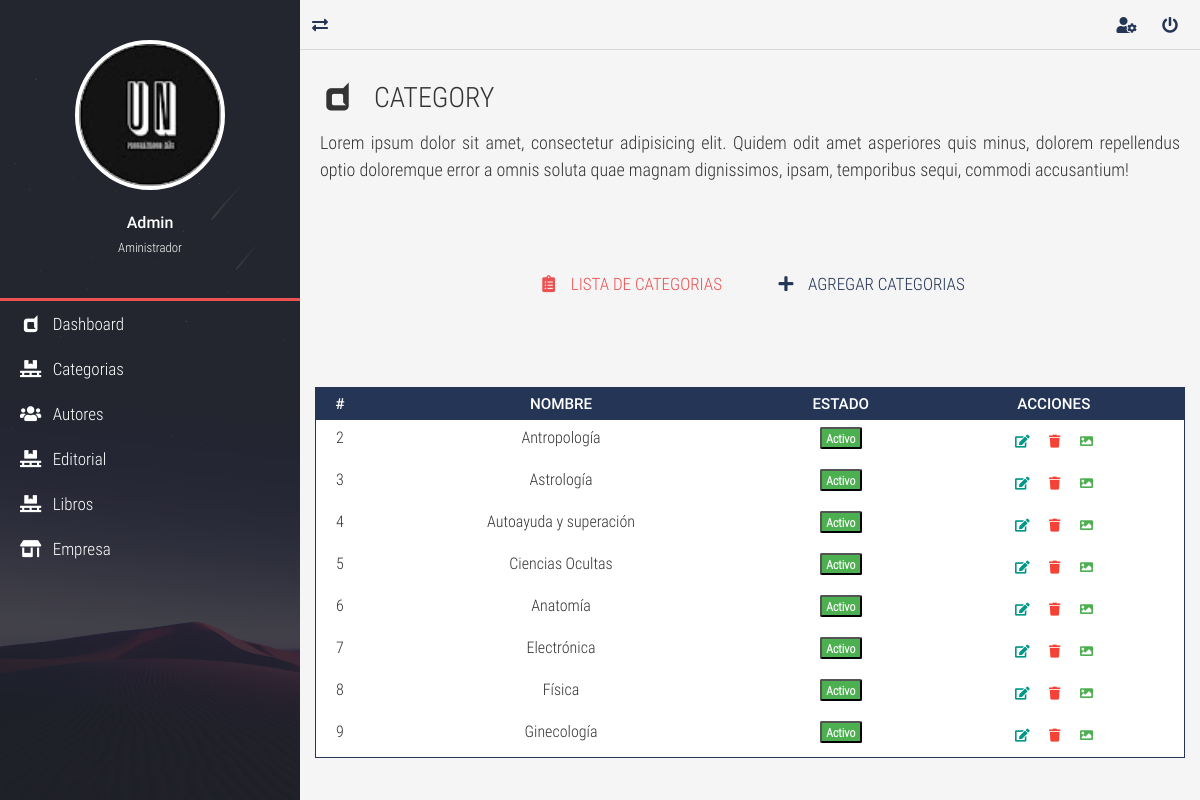
The page /view/category/mostrar.php (signed in) on the database its author committed.
### tables this page shows
CREATE TABLE `category` (
  `id_cate` int(11) NOT NULL,
  `nomcate` varchar(100) NOT NULL,
  `foto` varchar(255) NOT NULL,
  `estado` char(1) NOT NULL,
  `fechare` timestamp NOT NULL DEFAULT current_timestamp() ON UPDATE current_timestamp()
);

### view/category/mostrar.php (the view, shortened to what this page needs)
<!DOCTYPE html>
<html lang="es">
<head>
	<link rel="stylesheet" href="../../assets/css/normalize.css">
	<link rel="stylesheet" href="../../assets/css/bootstrap.min.css">
	<link rel="stylesheet" href="../../assets/css/bootstrap-material-design.min.css">
	<link rel="stylesheet" href="../../assets/css/all.css">
	<link rel="stylesheet" href="../../assets/css/sweetalert2.min.css">
	<link rel="stylesheet" href="../../assets/css/jquery.mCustomScrollbar.css">
	<link rel="stylesheet" href="../../assets/css/style.css">
</head>
<body onload="startTime()">
	<main class="full-box main-container">
		<section class="full-box nav-lateral">
			<div class="full-box nav-lateral-content">
				<figure class="full-box nav-lateral-avatar">
					<img src="../../assets/img/avatar/louito.png" class="img-fluid" alt="Avatar">
					<figcaption class="roboto-medium text-center">
						<?php echo ucfirst($_SESSION['nombre']); ?> <br><small class="roboto-condensed-light">Aministrador</small>
					</figcaption>
				</figure>
				<div class="full-box nav-lateral-bar"></div>
				<nav class="full-box nav-lateral-menu">
					<ul>
						<li>
							<a href="../admin/admin.php"><i class="fab fa-dashcube fa-fw"></i> &nbsp; Dashboard</a>
						</li>
						<li>
							<a href="mostrar.php"><i class="fas fa-pallet fa-fw"></i> &nbsp; Categorias</a>
						</li>
						<li>
							<a href="../autores/mostrar.php"><i class="fas fa-users fa-fw"></i> &nbsp; Autores</a>
						</li>
						<li>
							<a href="../editorial/mostrar.php"><i class="fas fa-pallet fa-fw"></i> &nbsp; Editorial</a>
						</li>
						<li>
							<a href="../libro/mostrar.php"><i class="fas fa-pallet fa-fw"></i> &nbsp; Libros</a>
						</li>
						<li>
							<a href="#"><i class="fas fa-store-alt fa-fw"></i> &nbsp; Empresa</a>
						</li>
					</ul>
				</nav>
			</div>
		</section>
		<section class="full-box page-content">
			<nav class="full-box navbar-info">
				<a href="#" class="float-left show-nav-lateral">
					<i class="fas fa-exchange-alt"></i>
				</a>
				<a href="#">
					<i class="fas fa-user-cog"></i>
				</a>
				<a href="#" class="btn-exit-system">
					<i class="fas fa-power-off"></i>
				</a>
			</nav>
			<div class="full-box page-header">
				<h3 class="text-left">
					<i class="fab fa-dashcube fa-fw"></i> &nbsp; CATEGORY
				</h3>
				<p class="text-justify">
					Lorem ipsum dolor sit amet, consectetur adipisicing elit. Quidem odit amet asperiores quis minus, dolorem repellendus optio doloremque error a omnis soluta quae magnam dignissimos, ipsam, temporibus sequi, commodi accusantium!
				</p>
			</div>
			<div class="container-fluid">
				<ul class="full-box list-unstyled page-nav-tabs">
					<li>
						<a class="active" href="#"><i class="fas fa-clipboard-list fa-fw"></i> &nbsp; LISTA DE CATEGORIAS</a>
					</li>
					<li>
						<a href="nuevo.php"><i class="fas fa-plus fa-fw"></i> &nbsp; AGREGAR CATEGORIAS</a>
					</li>
				</ul>
			</div>
			<div class="container-fluid">
				<div class="table-responsive">
				<?php
$con = connect();
$sql = "select * from category";
$query  =$con->query($sql);
$data =  array();
if($query){
	while($r = $query->fetch_object()){
		$data[] = $r;
	}
}
?>
<br><br>
<?php if(count($data)>0):?>
	<table class="table table-dark table-sm">
		<thead>
			<tr class="text-center roboto-medium">
				<th>#</th>
				<th>NOMBRE</th>
				<th>ESTADO</th>
				<th>ACCIONES</th>
			</tr>
		</thead>
		<tbody>
			<?php foreach($data as $d):?>
		<tr class="text-center">
			<td><?php echo $d->id_cate; ?></td>
			<td><?php echo $d->nomcate; ?></td>
			<td>
		 <?php if($d->estado==1)  { ?>
		<form  method="get" action="javascript:activo('<?php echo $d->id_cate; ?>')">
		<strong>	<button type="submit" class="badge badge-success">Activo</strong></button>
		</form>
			<?php  }   else {?>
			 <form  method="get" action="javascript:inactivo('<?php echo $d->id_cate; ?>')">
				<strong><button type="submit" class="badge badge-danger">Inactivo</strong></button>
			</form>
		<?php  } ?>
			</td>
			<td>
		<a href="#edit_<?php echo $d->id_cate; ?>" title="Editar datos" data-backdrop="false" class="btn btn-primary btn-sm" data-toggle="modal"><span class="fas fa-edit" aria-hidden="true"></span></a>
		<a href="#delete_<?php echo $d->id_cate; ?>" title="Eliminar" data-backdrop="false" class="btn btn-danger btn-sm" data-toggle="modal"><span class="fas fa-trash"></span></a>
		<a href="#file_<?php echo $d->id_cate; ?>" title="Imagen" data-backdrop="false" class="btn btn-success btn-sm" data-toggle="modal"><span class="fas fa-image"></span></a>
		</td>
		</tr>
		<?php endforeach; ?>
		<?php else:?>
			<p class="alert alert-warning">No hay datos</p>
		<?php endif; ?>
		</tbody>
	</table>
				</div>
			</div>
		</section>
	</main>
</body>
</html>

### assets/css/all.css (style rules this page uses)
.fa, .fas, .far, .fal, .fab { -moz-osx-font-smoothing: grayscale; -webkit-font-smoothing: antialiased; display: inline-block; font-style: normal; font-variant: normal; text-rendering: auto; line-height: 1; }
.fa-fw { text-align: center; width: 1.25em; }
.fa-clipboard-list:before { content: "\f46d"; }
.fa-dashcube:before { content: "\f210"; }
.fa-edit:before { content: "\f044"; }
.fa-exchange-alt:before { content: "\f362"; }
.fa-image:before { content: "\f03e"; }
.fa-pallet:before { content: "\f482"; }
.fa-plus:before { content: "\f067"; }
.fa-power-off:before { content: "\f011"; }
.fa-store-alt:before { content: "\f54f"; }
.fa-trash:before { content: "\f1f8"; }
.fa-user-cog:before { content: "\f4fe"; }
.fa-users:before { content: "\f0c0"; }
.fab { font-family: 'Font Awesome 5 Brands'; }
.fa, .fas { font-family: 'Font Awesome 5 Free'; font-weight: 900; }

### assets/css/style.css (style rules this page uses)
:root { --color-one: #F5F5F5; --color-two: #24292E; --color-three: #EC5252; --form-color: #14111A; --accent-color: #253556; --border-color: #D8D8D8; }
body,html { font-family: 'roboto_condensed_light'; width: 100vw; height: 100vh; background-color: var(--color-one); color: #333; font-size: 16px; }
.full-box { margin: 0; padding: 0; box-sizing: border-box; width: 100%; }
.page-header { padding: 30px 20px 60px 20px; }
.page-header > :nth-child(1) { padding-bottom: 7px; }
.page-header > :nth-child(2) { font-size: 18px; }
.page-nav-tabs { display: flex; justify-content: center; flex-wrap: wrap; margin-bottom: 30px; }
.page-nav-tabs li, .page-nav-tabs li a { height: 40px; line-height: 40px; }
.page-nav-tabs li { margin: 5px 20px; }
.page-nav-tabs li a { color: var(--accent-color); font-size: 17px; min-width: 200px; width: auto; display: block; text-align: center; user-select: none; transition: all .2s ease-in-out; border-bottom: 2px solid transparent; }
.page-nav-tabs li a.active { color: var(--color-three); cursor: none; pointer-events: none; }
.table .btn { margin-bottom: 0; }
.table thead th { color: #FFF; }
.table tbody tr { color: #333; transition: all .2s ease-in-out; }
.table-dark, .table { background-color: #fff; }
.table-dark { border: 1px solid var(--accent-color); }
.table-dark thead tr { background-color: var(--accent-color); }
.table-dark td, .table-dark thead th, .table-dark th { border: none; }
table form { margin-bottom: 0; }
.roboto-medium { font-family: 'roboto_medium_regular'; }
.roboto-condensed-light { font-family: 'roboto_condensed_light'; }
.main-container { height: 100%; position: absolute; top: 0; left: 0; overflow: hidden; }
.page-content, .nav-lateral { height: 100%; overflow: hidden; }
.page-content { position: relative; padding-left: 300px; transition: all .2s ease-in-out; padding-bottom: 20px; }
.nav-lateral { width: 300px; position: absolute; top: 0; left: 0; z-index: 1; transition: all .2s ease-in-out; background-image: url('../img/nav-font.jpg'); background-position: center center; background-size: cover; }
.nav-lateral-content { max-width: 300px; height: 100%; background-color: rgba(36, 41, 46, .8); }
.nav-lateral-bar { height: 3px; background-color: var(--color-three); }
.nav-lateral-avatar { padding: 40px 0; }
.nav-lateral-avatar img { width: 50%; margin: 0 auto; display: block; border: 4px solid #FFF; border-radius: 100%; }
.nav-lateral-avatar figcaption { margin-top: 20px; color: #FFF; }
.nav-lateral-menu { height: auto; }
.nav-lateral-menu ul { margin: 0; padding: 0; list-style: none; }
.nav-lateral-menu ul li { width: 100%; height: auto; }
.nav-lateral-menu ul li a { display: block; width: 100%; height: 45px; line-height: 45px; text-decoration: none; color: #FFF; font-size: 17px; box-sizing: border-box; padding-left: 20px; transition: all .2s ease-in-out; }
.navbar-info { height: 50px; border-bottom: 1px solid var(--border-color); text-align: right; padding-right: 10px; }
.navbar-info a { color: var(--accent-color); height: 50px; min-width: 40px; text-align: center; line-height: 50px; display: inline-block; transition: all .2s ease-out; user-select: none; }

### rows shown on the page
category: id_cate "2", nomcate "Antropología"
category: id_cate "3", nomcate "Astrología"
category: id_cate "4", nomcate "Autoayuda y superación"
category: id_cate "5", nomcate "Ciencias Ocultas"
category: id_cate "6", nomcate "Anatomía"
category: id_cate "7", nomcate "Electrónica"
category: id_cate "8", nomcate "Física"
category: id_cate "9", nomcate "Ginecología"

### other values the page prints
$_SESSION['nombre'] "Admin"
